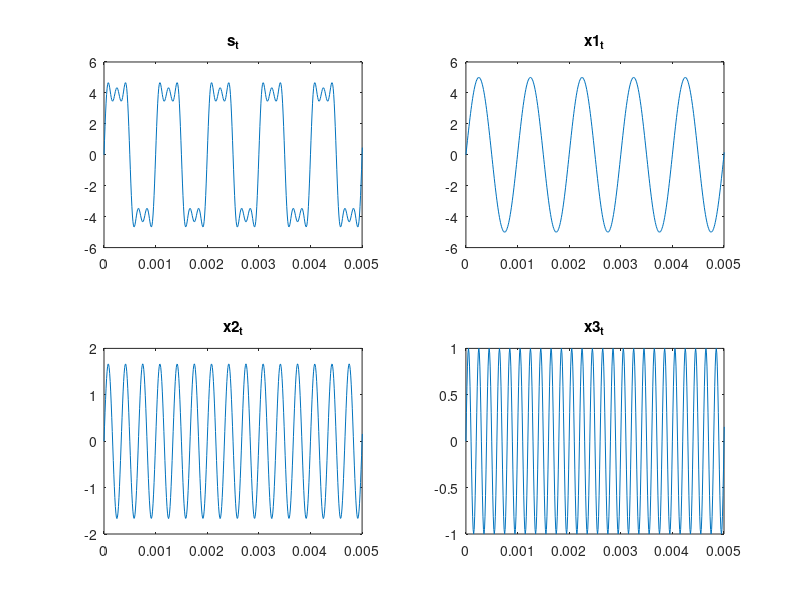
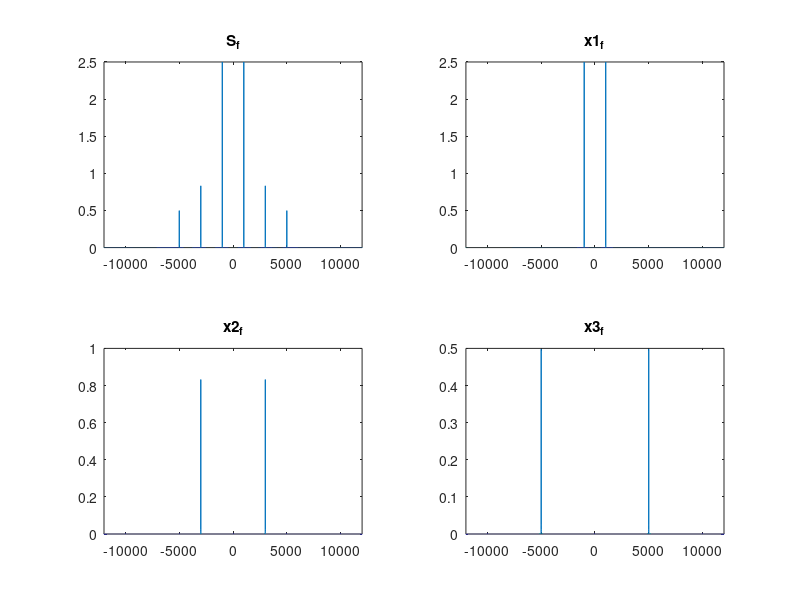
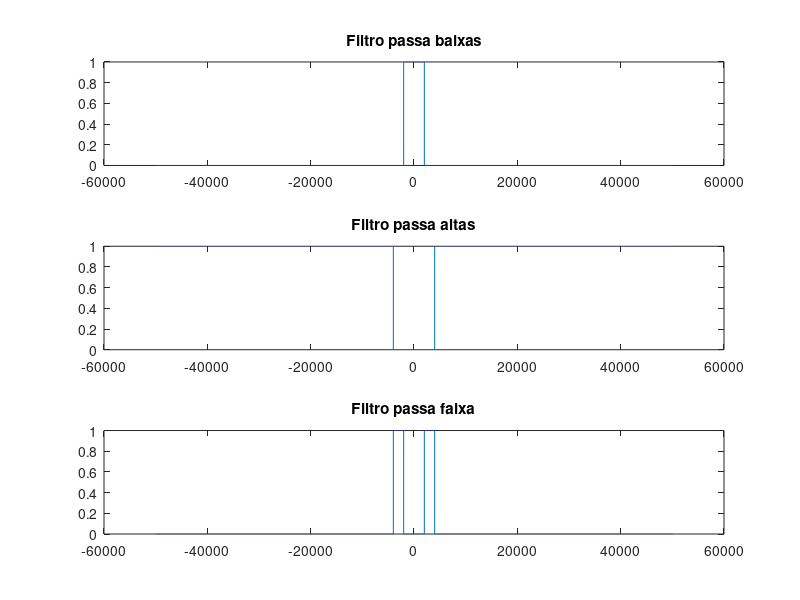
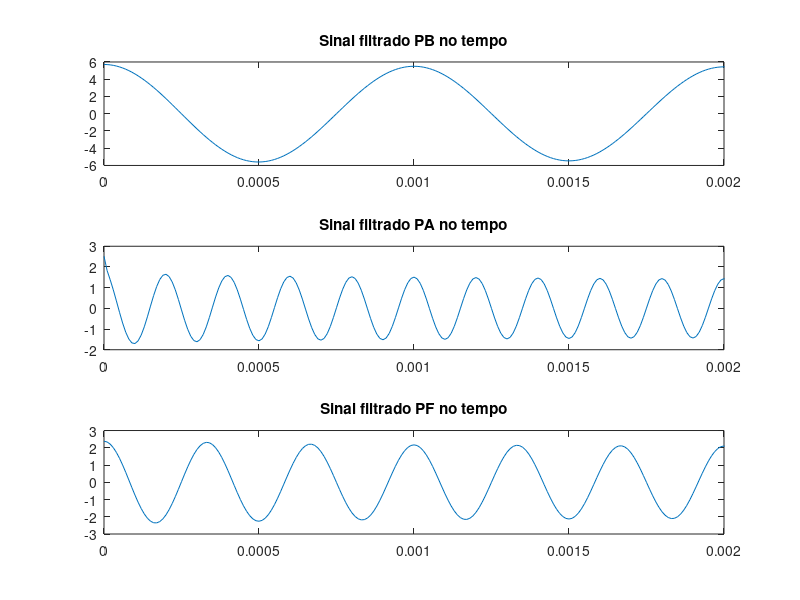

The MATLAB source for these figures, in order:
# Laboratório 1 de Sistemas de Comunicação I
# Aluno: Gustavo Paulo

pkg load signal

clear all;
clc;
close all;

fs = 1e5;
f1 = 1e3;
f2 = 3e3;
f3 = 5e3;
A1 = 5;
A2 = 5/3;
A3 = 1;
ts = 1/fs
t = [0:ts:1];
x1_t = A1 * sin(2*pi*f1*t);
x2_t = A2 * sin(2*pi*f2*t);
x3_t = A3 * sin(2*pi*f3*t);
s_t = x1_t + x2_t + x3_t;

passo_f = 1;
f = [-fs/2: passo_f: fs/2];
S_f = fftshift(fft(s_t) / length(s_t));
x1_f = fftshift(fft(x1_t) / length(x1_t));
x2_f = fftshift(fft(x2_t) / length(x2_t));
x3_f = fftshift(fft(x3_t) / length(x3_t));
Y_f = S_f;
y_t = s_t;

% passa baixas
filtro_PB_f = [zeros(1, 48000) ones(1,4001) zeros(1,48000)];

% passa altas
filtro_PA_f = [ones(1,46000) zeros(1,8001) ones(1,46000)];

% passa faixa
filtro_PF_f = [zeros(1, 46000) ones(1,2000) zeros(1,4001) ones(1,2000) zeros(1, 46000)];

% Filtragem na frequencia PBx
Y_f_filtrado_PBx = abs(Y_f) .* filtro_PB_f ;
PB_t = ifftshift (Y_f_filtrado_PBx);
PB_t = ifft (PB_t).*length(y_t) ;

% Filtragem na frequencia PA
Y_f_filtrado_PA = abs(Y_f) .* filtro_PA_f ;
PA_t = ifftshift (Y_f_filtrado_PA) ;
PA_t = ifft (PA_t).* length(y_t) ;

% Filtragem na frequencia PF
Y_f_filtrado_PF = abs(Y_f) .* filtro_PF_f ;
PF_t = ifftshift (Y_f_filtrado_PF);
PF_t = ifft (PF_t).*length(y_t) ;


# figura 1 ---------------------------
figure(1)
subplot(2, 2, 1)
plot(t, s_t)
title('s_t')
xlim([0 5*(1/f1)])

subplot(2, 2, 2)
plot(t, x1_t)
title('x1_t')
xlim([0 5*(1/f1)])

subplot(2, 2, 3)
plot(t, x2_t)
title('x2_t')
xlim([0 5*(1/f1)])


subplot(2, 2, 4)
plot(t, x3_t)
title('x3_t')
xlim([0 5*(1/f1)])

# ------------------------------------
# figura 2 ---------------------------
figure(2)
subplot(2, 2, 1)
plot(f, abs(S_f));
xlim([-4*f2 4*f2])
title('S_f')

subplot(2, 2, 2)
plot(f, abs(x1_f))
xlim([-4*f2 4*f2])
title('x1_f')

subplot(2, 2, 3)
plot(f, abs(x2_f))
xlim([-4*f2 4*f2])
title('x2_f')

subplot(2, 2, 4)
plot(f, abs(x3_f))
xlim([-4*f2 4*f2])
title('x3_f')

# ------------------------------------
# figura 3 ---------------------------
figure (3)
subplot(311)
plot (f, filtro_PB_f )
title ('Filtro passa baixas')
subplot(312)
plot (f, filtro_PA_f )
title ('Filtro passa altas')
subplot(313)
plot (f, filtro_PF_f )
title ('Filtro passa faixa')

# ------------------------------------
# figura 4 ---------------------------
figure (4)
subplot(311)
plot (t, PB_t)
title ('Sinal filtrado PB no tempo')
xlim ([0 0.002])
subplot(312)
plot (t ,PA_t)
title ('Sinal filtrado PA no tempo')
xlim ([0 0.002])
subplot(313)
plot (t,PF_t)
title ('Sinal filtrado PF no tempo')
xlim ([0 0.002])


# ------------------------------------
# figura 5 ---------------------------
figure (5)
subplot(311)
plot (f, Y_f_filtrado_PBx)
title ('Sinal filtrado PB na frequência')
subplot(312)
plot (f, Y_f_filtrado_PA)
title ('Sinal filtrado PA na frequência')
subplot(313)
plot (f, Y_f_filtrado_PF)
title ('Sinal filtrado PF na frequência')
